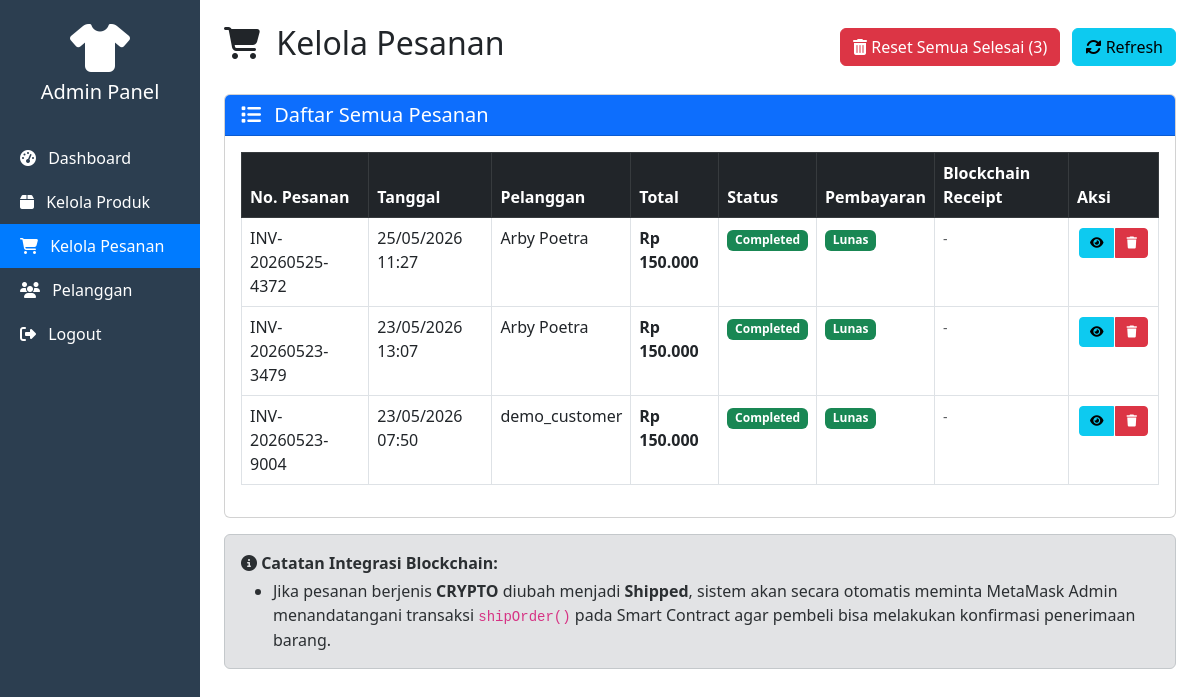
The app's page /admin/orders.php (signed in) with its own data.
### tables this page shows
CREATE TABLE `orders` (
  `id` int(11) NOT NULL,
  `user_id` int(11) NOT NULL,
  `order_number` varchar(50) NOT NULL,
  `total_amount` decimal(12,2) NOT NULL,
  `status` enum('pending','paid','production','shipped','completed','cancelled') DEFAULT 'pending',
  `payment_status` enum('unpaid','paid') DEFAULT 'unpaid',
  `shipping_method` varchar(50) DEFAULT NULL,
  `shipping_address` text DEFAULT NULL,
  `tracking_number` varchar(100) DEFAULT NULL,
  `notes` text DEFAULT NULL,
  `created_at` timestamp NOT NULL DEFAULT current_timestamp(),
  `updated_at` timestamp NOT NULL DEFAULT current_timestamp() ON UPDATE current_timestamp()
);

CREATE TABLE `users` (
  `id` int(11) NOT NULL,
  `username` varchar(50) NOT NULL,
  `email` varchar(100) NOT NULL,
  `password` varchar(255) NOT NULL,
  `role` enum('admin','customer') DEFAULT 'customer',
  `created_at` timestamp NOT NULL DEFAULT current_timestamp(),
  `updated_at` timestamp NOT NULL DEFAULT current_timestamp() ON UPDATE current_timestamp()
);

### admin/orders.php (the view, shortened to what this page needs)
<?php
require_once '../config/database.php';
$orders = $pdo->query("
    SELECT o.*, u.username, u.email
    FROM orders o
    JOIN users u ON o.user_id = u.id
    ORDER BY o.created_at DESC
")->fetchAll();
$completed_count = count(array_filter($orders, function($o) { return $o['status'] == 'completed'; }));
?>
<!DOCTYPE html>
<html lang="id">
<head>
    <link href="https://cdn.jsdelivr.net/npm/bootstrap@5.3.0/dist/css/bootstrap.min.css" rel="stylesheet">
    <link href="https://cdnjs.cloudflare.com/ajax/libs/font-awesome/6.4.0/css/all.min.css" rel="stylesheet">
</head>
<body>
    <div class="container-fluid">
        <div class="row">
            <div class="col-md-2 p-0 sidebar">
                <div class="text-center py-4">
                    <i class="fas fa-tshirt fa-3x text-white"></i>
                    <h5 class="text-white mt-2">Admin Panel</h5>
                </div>
                <a href="dashboard.php"><i class="fas fa-tachometer-alt me-2"></i> Dashboard</a>
                <a href="products.php"><i class="fas fa-box me-2"></i> Kelola Produk</a>
                <a href="orders.php" class="active"><i class="fas fa-shopping-cart me-2"></i> Kelola Pesanan</a>
                <a href="customers.php"><i class="fas fa-users me-2"></i> Pelanggan</a>
                <a href="../logout.php"><i class="fas fa-sign-out-alt me-2"></i> Logout</a>
            </div>
            <div class="col-md-10 p-4">
                <div class="d-flex justify-content-between align-items-center mb-4">
                    <h2><i class="fas fa-shopping-cart me-2"></i> Kelola Pesanan</h2>
                    <div>
                        <?php if($completed_count > 0): ?>
                            <a href="?reset_completed=1" class="btn btn-danger" onclick="return confirm('Reset semua pesanan selesai?')">
                                <i class="fas fa-trash-alt"></i> Reset Semua Selesai (<?php echo $completed_count; ?>)
                            </a>
                        <?php endif; ?>
                        <button class="btn btn-info ms-2" onclick="window.location.reload()">
                            <i class="fas fa-sync-alt"></i> Refresh
                        </button>
                    </div>
                </div>
                <div class="card">
                    <div class="card-header bg-primary text-white">
                        <h5 class="mb-0"><i class="fas fa-list me-2"></i> Daftar Semua Pesanan</h5>
                    </div>
                    <div class="card-body">
                        <div class="table-responsive">
                            <table class="table table-bordered table-hover">
                                <thead class="table-dark">
                                    <tr>
                                        <th>No. Pesanan</th>
                                        <th>Tanggal</th>
                                        <th>Pelanggan</th>
                                        <th>Total</th>
                                        <th>Status</th>
                                        <th>Pembayaran</th>
                                        <th>Blockchain Receipt</th>
                                        <th>Aksi</th>
                                    </tr>
                                </thead>
                                <tbody>
                                    <?php foreach($orders as $order): ?>
                                    <tr class="<?php echo $order['status'] == 'cancelled' ? 'order-row-cancelled' : ($order['status'] == 'completed' ? 'order-row-completed' : ''); ?>">
                                        <td><?php echo $order['order_number']; ?></td>
                                        <td><?php echo date('d/m/Y H:i', strtotime($order['created_at'])); ?></td>
                                        <td><?php echo htmlspecialchars($order['username']); ?></td>
                                        <td class="fw-bold">Rp <?php echo number_format($order['total_amount'], 0, ',', '.'); ?> </td>
                                        <td>
                                            <?php if($order['status'] != 'cancelled' && $order['status'] != 'completed'): ?>
                                                <form method="POST" class="d-flex gap-2" id="statusForm_<?php echo $order['id']; ?>">
                                                    <input type="hidden" name="order_id" value="<?php echo $order['id']; ?>">
                                                    <select name="status" id="statusSelect_<?php echo $order['id']; ?>" class="form-select form-select-sm" style="width: 120px;">
                                                        <option value="pending" <?php echo $order['status'] == 'pending' ? 'selected' : ''; ?>>Pending</option>
                                                        <option value="paid" <?php echo $order['status'] == 'paid' ? 'selected' : ''; ?>>Paid</option>
                                                        <option value="production" <?php echo $order['status'] == 'production' ? 'selected' : ''; ?>>Production</option>
                                                        <option value="shipped" <?php echo $order['status'] == 'shipped' ? 'selected' : ''; ?>>Shipped</option>
                                                        <option value="completed" <?php echo $order['status'] == 'completed' ? 'selected' : ''; ?>>Completed</option>
                                                    </select>
                                                    <button type="button" class="btn btn-sm btn-primary" onclick="handleStatusUpdate(<?php echo $order['id']; ?>, '<?php echo $order['order_number']; ?>', '<?php echo $order['payment_type'] ?? ''; ?>')">Update</button>
                                                    <input type="hidden" name="update_status" value="1">
                                                </form>
                                            <?php else: ?>
                                                <span class="badge bg-<?php echo $order['status'] == 'completed' ? 'success' : 'secondary'; ?>">
                                                    <?php echo ucfirst($order['status']); ?>
                                                </span>
                                            <?php endif; ?>
                                        </td>
                                        <td>
                                            <span class="badge bg-<?php echo $order['payment_status'] == 'paid' ? 'success' : 'danger'; ?>">
                                                <?php echo $order['payment_status'] == 'paid' ? 'Lunas' : 'Belum'; ?>
                                            </span>
                                        </td>
                                        <td>
                                            <?php if(!empty($order['tx_hash'])): ?>
                                                <span class="badge bg-info text-dark tx-hash-badge" title="<?php echo htmlspecialchars($order['tx_hash']); ?>">
                                                    <i class="fas fa-link me-1"></i><?php echo htmlspecialchars($order['tx_hash']); ?>
                                                </span>
                                                <?php if(!empty($order['block_number'])): ?>
                                                    <br><small class="text-muted">Block: #<?php echo htmlspecialchars($order['block_number']); ?></small>
                                                <?php endif; ?>
                                            <?php else: ?>
                                                <span class="text-muted small">-</span>
                                            <?php endif; ?>
                                        </td>
                                        <td>
                                            <div class="btn-group" role="group">
                                                <a href="order-detail.php?id=<?php echo $order['id']; ?>" class="btn btn-sm btn-info btn-action" title="Detail">
                                                    <i class="fas fa-eye"></i>
                                                </a>
                                                <?php if($order['status'] == 'cancelled' || $order['status'] == 'completed'): ?>
                                                    <a href="?delete=<?php echo $order['id']; ?>"
                                                       class="btn btn-sm btn-danger btn-action"
                                                       onclick="return confirm('Hapus permanen?')">
                                                        <i class="fas fa-trash"></i>
                                                    </a>
                                                <?php endif; ?>
                                            </div>
                                        </td>
                                    </tr>
                                    <?php endforeach; ?>
                                </tbody>
                            </table>
                        </div>
                    </div>
                </div>
                <div class="alert alert-secondary mt-3">
                    <strong><i class="fas fa-info-circle"></i> Catatan Integrasi Blockchain:</strong>
                    <ul class="mb-0 mt-1">
                        <li>Jika pesanan berjenis <strong>CRYPTO</strong> diubah menjadi <strong>Shipped</strong>, sistem akan secara otomatis meminta MetaMask Admin menandatangani transaksi <code>shipOrder()</code> pada Smart Contract agar pembeli bisa melakukan konfirmasi penerimaan barang.</li>
                    </ul>
                </div>
            </div>
        </div>
    </div>
</body>
</html>

### admin/orders.php (style rules this page uses)
.sidebar { min-height: 100vh; background: #2c3e50; }
.sidebar a { color: white; text-decoration: none; padding: 10px 20px; display: block; transition: 0.3s; }
.sidebar a.active { background: #007bff; }
.btn-action { margin: 2px; padding: 5px 10px; font-size: 12px; }
.order-row-completed { background-color: #d4edda !important; }

### records on screen
orders: order_number "INV-20260525-4372", created_at "25/05/2026 11:27", user.username "Arby Poetra", total_amount "150.000", status "Completed", payment_status "Lunas"
orders: order_number "INV-20260523-3479", created_at "23/05/2026 13:07", user.username "Arby Poetra", total_amount "150.000", status "Completed", payment_status "Lunas"
orders: order_number "INV-20260523-9004", created_at "23/05/2026 07:50", user.username "demo_customer", total_amount "150.000", status "Completed", payment_status "Lunas"

### other values on screen
$completed_count "3"
